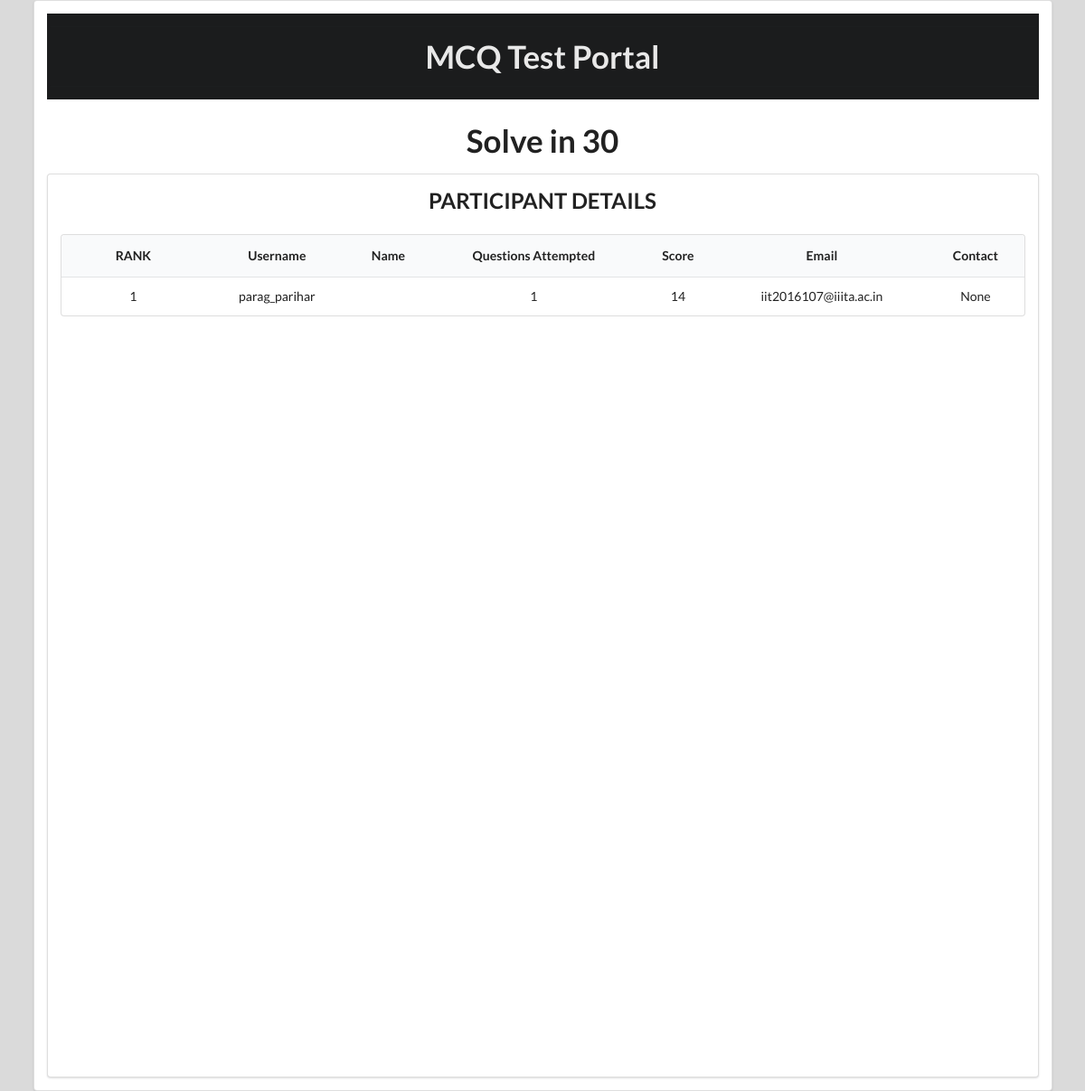
The page /challenge/SIT/report (signed in) on the database its author committed.
### person/models.py (models this page shows, shortened)
class challenge(models.Model):
    name = models.CharField(max_length=100)
    type = models.CharField(max_length=10, choices=(('O', 'Open'), ('P', 'Private'),), default='O')
    slug = models.SlugField(max_length=50)
    status = models.CharField(max_length=15, choices=(('M', 'Making'), ('A', 'Active'), ('C', 'Completed'),), default='M')
    start_date = models.DateField(default=timezone.now() + timedelta(days=1))
    end_date = models.DateField(default=timezone.now() + timedelta(days=1) + timedelta(hours=3))
    start_time = models.TimeField(default=timezone.now() + timedelta(days=1))
    end_time = models.TimeField(default=timezone.now() + timedelta(days=1) + timedelta(hours=3))
    instructions = models.CharField(max_length=2000, default='None')

class score(models.Model):
    username = models.CharField(max_length=50)
    challenge_slug = models.SlugField(max_length=50)
    score = models.IntegerField()

### accounts/models.py (models this page shows, shortened)
class user(models.Model):
    username = models.CharField(max_length=50)
    email = models.EmailField()
    password = models.CharField(max_length=200)
    activated = models.BooleanField()
    user_token = models.CharField(max_length=200)
    date_joined = models.DateTimeField(auto_now_add=True)
    user_type = models.CharField(max_length=10, choices=USER_CHOICES, default='U')
    questions_solved = models.IntegerField(default=0, editable=False)
    bio = models.CharField(max_length = 2000, default='')
    contactno = models.IntegerField(max_length=10, blank=True, null=True)
    firstname = models.CharField(max_length=50, default='')
    lastname = models.CharField(max_length=50, default='')
    image = models.ImageField(upload_to='profile_image', blank=True, null=True)

### person/views.py (the view)
# urls.py: path('challenge/<slug:challenge_slug>/report', views.report_view, name = 'report'),
def report_view(request, challenge_slug):
    username, type = authenticate(request)
    if username == None:                                                             # USER NOT LOGGED IN
        return redirect('accounts:login')
    else:
        match = models.challenge.objects.filter(slug=challenge_slug)                             # CONTEST DOES NOT EXIST
        if len(match) == 0:
            return render(request, 'person/not_found.html', {'isAdmin': isAdmin(request)})
        else:
            match = match[0]
            challenge_status = status(challenge_slug)
            match1 = models.challenge_setter.objects.filter(slug=challenge_slug, setter=username)    # USER A SETTER ?
            if len(match1) == 0:
                challenge_user_type = 'user'
            else:
                challenge_user_type = 'setter'
            if type == 'A':
                challenge_user_type = 'admin'
    if request.method == 'GET':
        if challenge_user_type == 'setter' or challenge_user_type == 'admin':
            all_contestants = models.score.objects.filter(challenge_slug=challenge_slug)
            if len(all_contestants) == 0:
                return render(request, 'person/report.html', {'isAdmin': isAdmin(request), 'challenge_name': match.name, 'valid': 0})
            else:
                leader = []
                for i in range(len(all_contestants)):
                    leader.append(all_contestants[i])
                leader.sort(reverse=True, key=comparator)
                rank = 1
                curr_points = leader[0].score
                for i in range(len(leader)):
                    if leader[i].score < curr_points:
                        curr_points = leader[i].score
                        rank = i + 1
                    leader[i].rank = rank
                    subs = models.submission.objects.filter(username=leader[i].username, challenge=challenge_slug)
                    user_detail = account_models.user.objects.filter(username=leader[i].username)
                    leader[i].name = user_detail[0].firstname
                    leader[i].email = user_detail[0].email
                    leader[i].contact = user_detail[0].contactno
                    leader[i].attempted = len(subs)
                return render(request, 'person/report.html', {'isAdmin': isAdmin(request), 'challenge_name': match.name, 'valid': 1, 'leader': leader})
        else:
            return render(request, 'person/not_found.html', {'isAdmin': isAdmin(request)})

### person/views.py (called while the page is built)
def isAdmin(request):
    username, type = authenticate(request)
    if type == 'A':
        return True
    else:
        return False

def authenticate(request):
    username = request.session.get('username')
    if username != None:
        user = account_models.user.objects.filter(username=username)
        user = user[0]
        user_type = user.user_type
        if user_type == 'standard':
            user_type = 'U'
        elif user_type == 'setter':
            user_type = 'S'
        elif user_type == 'admin':
            user_type = 'A'
        return username, user_type
    else:
        return username, None

def comparator(e):
    return e.score

### person/templates/person/report.html (shortened to what this page needs)
{% load static from staticfiles %}
<!DOCTYPE html>
<html lang="en" dir="ltr">
  <head>
    <link rel="stylesheet" href="{% static 'static/semantic.min.css' %}">
    <link rel="stylesheet" media="screen" href="{% static 'static/semantic_icon.min.css' %}">
  </head>
  <body>
    <div class="ui center aligned container segment">
      <div class="ui inverted vertical masthead center aligned segment">
        <div class="ui inverted mini message"><h1 style="font-size: 35px;">MCQ Test Portal</h1></div>
      </div>
      <h1 class="ui black massive header center aligned" style="font-size: 35px;">
        <div>
          {{challenge_name}}
        </div>
      </h1>
          {% if valid == 1 %}
          <div class="ui segment" style="width:100%; min-height: 1000px;">
            <div>
              <label class="ui large header">PARTICIPANT DETAILS</label>
            </div>
            <div style="margin-top: 2%;">
              <table class="ui table center aligned" style="width: 100%;">
                <thead>
                  <tr>
                    <th style="width:15%;">RANK</th>
                    <th>Username</th>
                    <th>Name</th>
                    <th>Questions Attempted</th>
                    <th>Score</th>
                    <th>Email</th>
                    <th>Contact</th>
                  </tr>
                </thead>
                <tbody>
                  {% for users in leader %}
                  <tr>
                    <td> {{ users.rank }}  </td>
                    <td> {{ users.username }} </td>
                    <td> {{ users.name }} </td>
                    <td> {{ users.attempted }} </td>
                    <td> {{ users.score }} </td>
                    <td> {{ users.email }} </td>
                    <td> {{ users.contact }} </td>
                  </tr>
                  {% endfor %}
                </tbody>
              </table>
            </div>
          </div>
          {% elif valid == 0 %}
            <div class="ui center aligned container segment">
              <div class="ui huge info floating message">This challenge had no participants</div>
            </div>
          {% endif %}
      </div>
  </body>

### person/templates/person/report.html (style rules this page uses)
body { background-color: #DADADA; }

### rows shown on the page
challenge: name "Solve in 30"
score: rank "1", username "parag_parihar", attempted "1", score "14", email "iit2016107@iiita.ac.in", contact "None"
